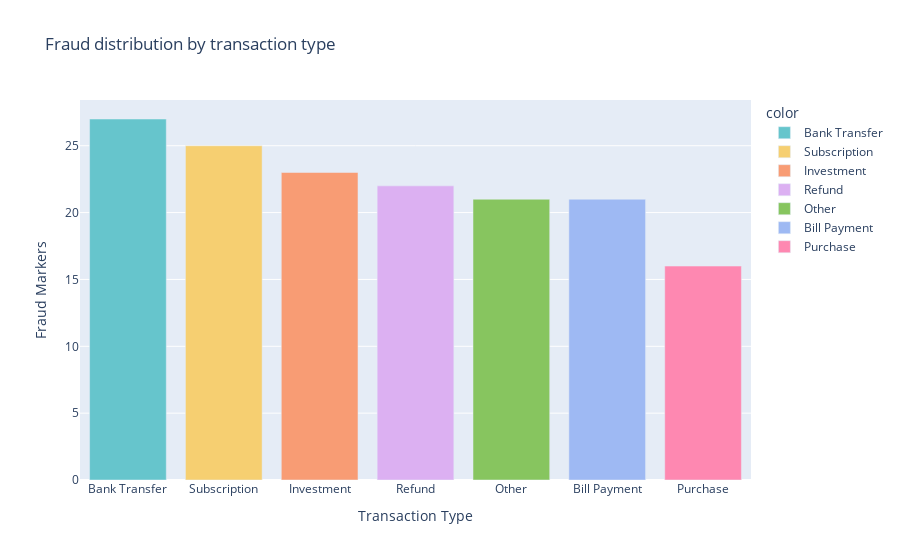
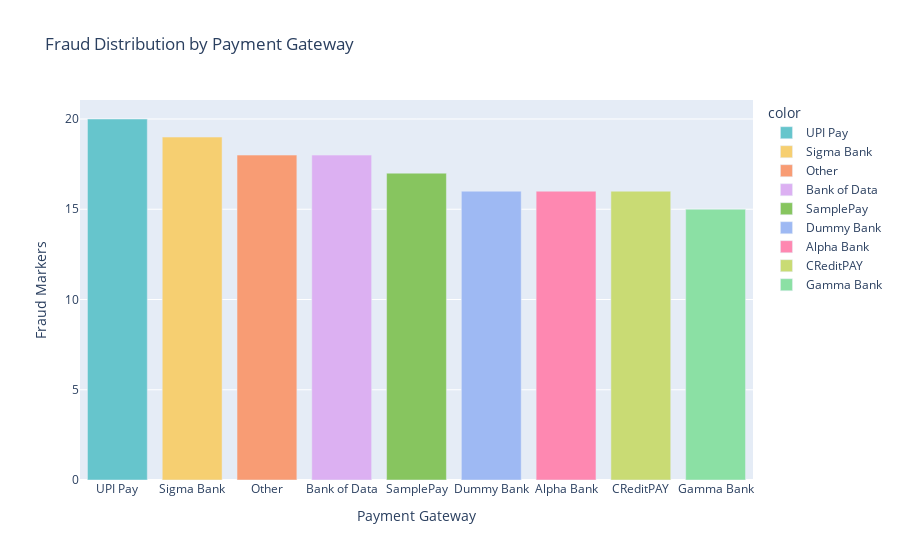
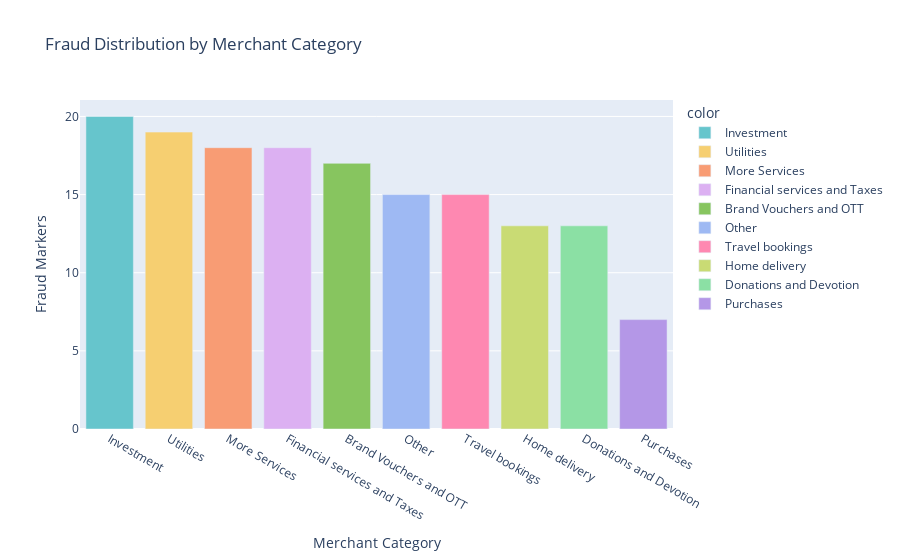
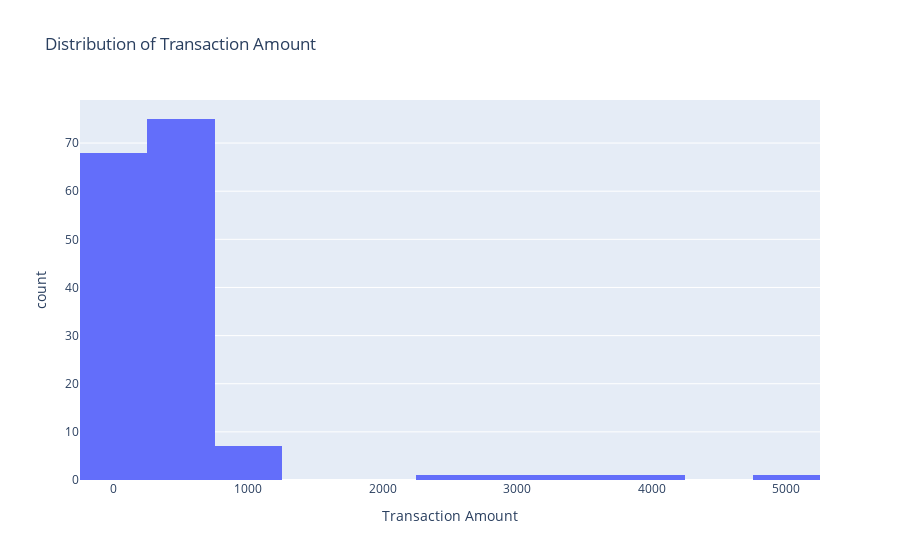

Here is the notebook cell these charts were saved with, in order:
### Code cell
import plotly.express as px

# Plot 1: Fraud distribution by transaction type
fig = px.bar(
    x=fraud['Transaction_Type'].value_counts().index,
    y=fraud['Transaction_Type'].value_counts().values,
    color=fraud['Transaction_Type'].value_counts().index,
    title="Fraud distribution by transaction type",
    labels={'x': 'Transaction Type', 'y': 'Fraud Markers'},
    color_discrete_sequence=px.colors.qualitative.Pastel
)
fig.update_layout(xaxis={'categoryorder': 'total descending'})
fig.show()

# Plot 2: Fraud distribution by payment gateway
fig = px.bar(
    x=fraud['Payment_Gateway'].value_counts().index,
    y=fraud['Payment_Gateway'].value_counts().values,
    color=fraud['Payment_Gateway'].value_counts().index,
    title="Fraud Distribution by Payment Gateway",
    labels={'x': 'Payment Gateway', 'y': 'Fraud Markers'},
    color_discrete_sequence=px.colors.qualitative.Pastel
)
fig.update_layout(xaxis={'categoryorder': 'total descending'})
fig.show()

# Plot 3: Fraud distribution by merchant category
fig = px.bar(
    x=fraud['Merchant_Category'].value_counts().index,
    y=fraud['Merchant_Category'].value_counts().values,
    color=fraud['Merchant_Category'].value_counts().index,
    title="Fraud Distribution by Merchant Category",
    labels={'x': 'Merchant Category', 'y': 'Fraud Markers'},
    color_discrete_sequence=px.colors.qualitative.Pastel
)
fig.update_layout(xaxis={'categoryorder': 'total descending'})
fig.show()

# Plot 4: Distribution of Transaction Amount
fig = px.histogram(
    fraud,
    x='amount',
    nbins=20,
    title='Distribution of Transaction Amount',
    labels={'amount': 'Transaction Amount'}
)
fig.show()

# Plot 5: Relationship between Transaction Frequency and Fraud using scatter plot
fig = px.scatter(
    fraud,
    x='Transaction_Frequency',
    y='fraud',
    title='Relationship between Transaction Frequency and Fraud',
    labels={'Transaction_Frequency': 'Transaction Frequency', 'fraud': 'Fraud Markers'},
    color='fraud',
    color_discrete_map={0: 'lightblue', 1: 'orange'}
)
fig.show()

# Plot 7: Relationship between Transaction_State and Fraud using bar plot
fig = px.bar(
    x=fraud['Transaction_State'].value_counts().index,
    y=fraud['Transaction_State'].value_counts().values,
    color=fraud['Transaction_State'].value_counts().index,
    title='Fraud Distribution by Transaction State',
    labels={'x': 'Transaction State', 'y': 'Fraud Markers'},
    color_discrete_sequence=px.colors.qualitative.Pastel
)
fig.update_layout(xaxis={'categoryorder': 'total descending'})
fig.show()

# Plot 8: Relationship between Device_OS and Fraud using bar plot
fig = px.bar(
    x=fraud['Device_OS'].value_counts().index,
    y=fraud['Device_OS'].value_counts().values,
    color=fraud['Device_OS'].value_counts().index,
    title='Fraud Distribution by Device OS',
    labels={'x': 'Device OS', 'y': 'Fraud Markers'},
    color_discrete_sequence=px.colors.qualitative.Pastel
)
fig.update_layout(xaxis={'categoryorder': 'total descending'})
fig.show()

# Plot 6: Relationship between Days Since Last Transaction and Fraud using scatter plot
fig = px.scatter(
    fraud,
    x='Days_Since_Last_Transaction',
    y='fraud',
    title='Relationship between Days Since Last Transaction and Fraud',
    labels={'Days_Since_Last_Transaction': 'Days Since Last Transaction', 'fraud': 'Fraud Markers'},
    color='fraud',
    color_discrete_map={0: 'lightblue', 1: 'orange'}
)
fig.show()

### Figure 1 — Plotly figure (JSON) as saved in the notebook; plotly's stock layout.template omitted (floating-point values rounded to 4 significant figures)
{"data": [{"alignmentgroup": "True", "hovertemplate": "color=Bank Transfer<br>Transaction Type=%{x}<br>Fraud Markers=%{y}<extra></extra>", "legendgroup": "Bank Transfer", "marker": {"color": "rgb(102, 197, 204)", "pattern": {"shape": ""}}, "name": "Bank Transfer", "offsetgroup": "Bank Transfer", "orientation": "v", "showlegend": true, "textposition": "auto", "type": "bar", "x": ["Bank Transfer"], "xaxis": "x", "y": [27], "yaxis": "y"}, {"alignmentgroup": "True", "hovertemplate": "color=Subscription<br>Transaction Type=%{x}<br>Fraud Markers=%{y}<extra></extra>", "legendgroup": "Subscription", "marker": {"color": "rgb(246, 207, 113)", "pattern": {"shape": ""}}, "name": "Subscription", "offsetgroup": "Subscription", "orientation": "v", "showlegend": true, "textposition": "auto", "type": "bar", "x": ["Subscription"], "xaxis": "x", "y": [25], "yaxis": "y"}, {"alignmentgroup": "True", "hovertemplate": "color=Investment<br>Transaction Type=%{x}<br>Fraud Markers=%{y}<extra></extra>", "legendgroup": "Investment", "marker": {"color": "rgb(248, 156, 116)", "pattern": {"shape": ""}}, "name": "Investment", "offsetgroup": "Investment", "orientation": "v", "showlegend": true, "textposition": "auto", "type": "bar", "x": ["Investment"], "xaxis": "x", "y": [23], "yaxis": "y"}, {"alignmentgroup": "True", "hovertemplate": "color=Refund<br>Transaction Type=%{x}<br>Fraud Markers=%{y}<extra></extra>", "legendgroup": "Refund", "marker": {"color": "rgb(220, 176, 242)", "pattern": {"shape": ""}}, "name": "Refund", "offsetgroup": "Refund", "orientation": "v", "showlegend": true, "textposition": "auto", "type": "bar", "x": ["Refund"], "xaxis": "x", "y": [22], "yaxis": "y"}, {"alignmentgroup": "True", "hovertemplate": "color=Other<br>Transaction Type=%{x}<br>Fraud Markers=%{y}<extra></extra>", "legendgroup": "Other", "marker": {"color": "rgb(135, 197, 95)", "pattern": {"shape": ""}}, "name": "Other", "offsetgroup": "Other", "orientation": "v", "showlegend": true, "textposition": "auto", "type": "bar", "x": ["Other"], "xaxis": "x", "y": [21], "yaxis": "y"}, {"alignmentgroup": "True", "hovertemplate": "color=Bill Payment<br>Transaction Type=%{x}<br>Fraud Markers=%{y}<extra></extra>", "legendgroup": "Bill Payment", "marker": {"color": "rgb(158, 185, 243)", "pattern": {"shape": ""}}, "name": "Bill Payment", "offsetgroup": "Bill Payment", "orientation": "v", "showlegend": true, "textposition": "auto", "type": "bar", "x": ["Bill Payment"], "xaxis": "x", "y": [21], "yaxis": "y"}, {"alignmentgroup": "True", "hovertemplate": "color=Purchase<br>Transaction Type=%{x}<br>Fraud Markers=%{y}<extra></extra>", "legendgroup": "Purchase", "marker": {"color": "rgb(254, 136, 177)", "pattern": {"shape": ""}}, "name": "Purchase", "offsetgroup": "Purchase", "orientation": "v", "showlegend": true, "textposition": "auto", "type": "bar", "x": ["Purchase"], "xaxis": "x", "y": [16], "yaxis": "y"}], "layout": {"autosize": true, "barmode": "relative", "legend": {"title": {"text": "color"}, "tracegroupgap": 0}, "title": {"text": "Fraud distribution by transaction type"}, "xaxis": {"anchor": "y", "autorange": true, "categoryorder": "total descending", "domain": [0, 1], "range": [-0.5, 6.5], "title": {"text": "Transaction Type"}, "type": "category"}, "yaxis": {"anchor": "x", "autorange": true, "domain": [0, 1], "range": [0, 28.42], "title": {"text": "Fraud Markers"}, "type": "linear"}}}

### Figure 2 — Plotly figure (JSON) as saved in the notebook; plotly's stock layout.template omitted (floating-point values rounded to 4 significant figures)
{"data": [{"alignmentgroup": "True", "hovertemplate": "color=UPI Pay<br>Payment Gateway=%{x}<br>Fraud Markers=%{y}<extra></extra>", "legendgroup": "UPI Pay", "marker": {"color": "rgb(102, 197, 204)", "pattern": {"shape": ""}}, "name": "UPI Pay", "offsetgroup": "UPI Pay", "orientation": "v", "showlegend": true, "textposition": "auto", "type": "bar", "x": ["UPI Pay"], "xaxis": "x", "y": [20], "yaxis": "y"}, {"alignmentgroup": "True", "hovertemplate": "color=Sigma Bank<br>Payment Gateway=%{x}<br>Fraud Markers=%{y}<extra></extra>", "legendgroup": "Sigma Bank", "marker": {"color": "rgb(246, 207, 113)", "pattern": {"shape": ""}}, "name": "Sigma Bank", "offsetgroup": "Sigma Bank", "orientation": "v", "showlegend": true, "textposition": "auto", "type": "bar", "x": ["Sigma Bank"], "xaxis": "x", "y": [19], "yaxis": "y"}, {"alignmentgroup": "True", "hovertemplate": "color=Other<br>Payment Gateway=%{x}<br>Fraud Markers=%{y}<extra></extra>", "legendgroup": "Other", "marker": {"color": "rgb(248, 156, 116)", "pattern": {"shape": ""}}, "name": "Other", "offsetgroup": "Other", "orientation": "v", "showlegend": true, "textposition": "auto", "type": "bar", "x": ["Other"], "xaxis": "x", "y": [18], "yaxis": "y"}, {"alignmentgroup": "True", "hovertemplate": "color=Bank of Data<br>Payment Gateway=%{x}<br>Fraud Markers=%{y}<extra></extra>", "legendgroup": "Bank of Data", "marker": {"color": "rgb(220, 176, 242)", "pattern": {"shape": ""}}, "name": "Bank of Data", "offsetgroup": "Bank of Data", "orientation": "v", "showlegend": true, "textposition": "auto", "type": "bar", "x": ["Bank of Data"], "xaxis": "x", "y": [18], "yaxis": "y"}, {"alignmentgroup": "True", "hovertemplate": "color=SamplePay<br>Payment Gateway=%{x}<br>Fraud Markers=%{y}<extra></extra>", "legendgroup": "SamplePay", "marker": {"color": "rgb(135, 197, 95)", "pattern": {"shape": ""}}, "name": "SamplePay", "offsetgroup": "SamplePay", "orientation": "v", "showlegend": true, "textposition": "auto", "type": "bar", "x": ["SamplePay"], "xaxis": "x", "y": [17], "yaxis": "y"}, {"alignmentgroup": "True", "hovertemplate": "color=Dummy Bank<br>Payment Gateway=%{x}<br>Fraud Markers=%{y}<extra></extra>", "legendgroup": "Dummy Bank", "marker": {"color": "rgb(158, 185, 243)", "pattern": {"shape": ""}}, "name": "Dummy Bank", "offsetgroup": "Dummy Bank", "orientation": "v", "showlegend": true, "textposition": "auto", "type": "bar", "x": ["Dummy Bank"], "xaxis": "x", "y": [16], "yaxis": "y"}, {"alignmentgroup": "True", "hovertemplate": "color=Alpha Bank<br>Payment Gateway=%{x}<br>Fraud Markers=%{y}<extra></extra>", "legendgroup": "Alpha Bank", "marker": {"color": "rgb(254, 136, 177)", "pattern": {"shape": ""}}, "name": "Alpha Bank", "offsetgroup": "Alpha Bank", "orientation": "v", "showlegend": true, "textposition": "auto", "type": "bar", "x": ["Alpha Bank"], "xaxis": "x", "y": [16], "yaxis": "y"}, {"alignmentgroup": "True", "hovertemplate": "color=CReditPAY<br>Payment Gateway=%{x}<br>Fraud Markers=%{y}<extra></extra>", "legendgroup": "CReditPAY", "marker": {"color": "rgb(201, 219, 116)", "pattern": {"shape": ""}}, "name": "CReditPAY", "offsetgroup": "CReditPAY", "orientation": "v", "showlegend": true, "textposition": "auto", "type": "bar", "x": ["CReditPAY"], "xaxis": "x", "y": [16], "yaxis": "y"}, {"alignmentgroup": "True", "hovertemplate": "color=Gamma Bank<br>Payment Gateway=%{x}<br>Fraud Markers=%{y}<extra></extra>", "legendgroup": "Gamma Bank", "marker": {"color": "rgb(139, 224, 164)", "pattern": {"shape": ""}}, "name": "Gamma Bank", "offsetgroup": "Gamma Bank", "orientation": "v", "showlegend": true, "textposition": "auto", "type": "bar", "x": ["Gamma Bank"], "xaxis": "x", "y": [15], "yaxis": "y"}], "layout": {"autosize": true, "barmode": "relative", "legend": {"title": {"text": "color"}, "tracegroupgap": 0}, "title": {"text": "Fraud Distribution by Payment Gateway"}, "xaxis": {"anchor": "y", "autorange": true, "categoryorder": "total descending", "domain": [0, 1], "range": [-0.5, 8.5], "title": {"text": "Payment Gateway"}, "type": "category"}, "yaxis": {"anchor": "x", "autorange": true, "domain": [0, 1], "range": [0, 21.05], "title": {"text": "Fraud Markers"}, "type": "linear"}}}

### Figure 3 — Plotly figure (JSON) as saved in the notebook; plotly's stock layout.template omitted (floating-point values rounded to 4 significant figures)
{"data": [{"alignmentgroup": "True", "hovertemplate": "color=Investment<br>Merchant Category=%{x}<br>Fraud Markers=%{y}<extra></extra>", "legendgroup": "Investment", "marker": {"color": "rgb(102, 197, 204)", "pattern": {"shape": ""}}, "name": "Investment", "offsetgroup": "Investment", "orientation": "v", "showlegend": true, "textposition": "auto", "type": "bar", "x": ["Investment"], "xaxis": "x", "y": [20], "yaxis": "y"}, {"alignmentgroup": "True", "hovertemplate": "color=Utilities<br>Merchant Category=%{x}<br>Fraud Markers=%{y}<extra></extra>", "legendgroup": "Utilities", "marker": {"color": "rgb(246, 207, 113)", "pattern": {"shape": ""}}, "name": "Utilities", "offsetgroup": "Utilities", "orientation": "v", "showlegend": true, "textposition": "auto", "type": "bar", "x": ["Utilities"], "xaxis": "x", "y": [19], "yaxis": "y"}, {"alignmentgroup": "True", "hovertemplate": "color=More Services<br>Merchant Category=%{x}<br>Fraud Markers=%{y}<extra></extra>", "legendgroup": "More Services", "marker": {"color": "rgb(248, 156, 116)", "pattern": {"shape": ""}}, "name": "More Services", "offsetgroup": "More Services", "orientation": "v", "showlegend": true, "textposition": "auto", "type": "bar", "x": ["More Services"], "xaxis": "x", "y": [18], "yaxis": "y"}, {"alignmentgroup": "True", "hovertemplate": "color=Financial services and Taxes<br>Merchant Category=%{x}<br>Fraud Markers=%{y}<extra></extra>", "legendgroup": "Financial services and Taxes", "marker": {"color": "rgb(220, 176, 242)", "pattern": {"shape": ""}}, "name": "Financial services and Taxes", "offsetgroup": "Financial services and Taxes", "orientation": "v", "showlegend": true, "textposition": "auto", "type": "bar", "x": ["Financial services and Taxes"], "xaxis": "x", "y": [18], "yaxis": "y"}, {"alignmentgroup": "True", "hovertemplate": "color=Brand Vouchers and OTT<br>Merchant Category=%{x}<br>Fraud Markers=%{y}<extra></extra>", "legendgroup": "Brand Vouchers and OTT", "marker": {"color": "rgb(135, 197, 95)", "pattern": {"shape": ""}}, "name": "Brand Vouchers and OTT", "offsetgroup": "Brand Vouchers and OTT", "orientation": "v", "showlegend": true, "textposition": "auto", "type": "bar", "x": ["Brand Vouchers and OTT"], "xaxis": "x", "y": [17], "yaxis": "y"}, {"alignmentgroup": "True", "hovertemplate": "color=Other<br>Merchant Category=%{x}<br>Fraud Markers=%{y}<extra></extra>", "legendgroup": "Other", "marker": {"color": "rgb(158, 185, 243)", "pattern": {"shape": ""}}, "name": "Other", "offsetgroup": "Other", "orientation": "v", "showlegend": true, "textposition": "auto", "type": "bar", "x": ["Other"], "xaxis": "x", "y": [15], "yaxis": "y"}, {"alignmentgroup": "True", "hovertemplate": "color=Travel bookings<br>Merchant Category=%{x}<br>Fraud Markers=%{y}<extra></extra>", "legendgroup": "Travel bookings", "marker": {"color": "rgb(254, 136, 177)", "pattern": {"shape": ""}}, "name": "Travel bookings", "offsetgroup": "Travel bookings", "orientation": "v", "showlegend": true, "textposition": "auto", "type": "bar", "x": ["Travel bookings"], "xaxis": "x", "y": [15], "yaxis": "y"}, {"alignmentgroup": "True", "hovertemplate": "color=Home delivery<br>Merchant Category=%{x}<br>Fraud Markers=%{y}<extra></extra>", "legendgroup": "Home delivery", "marker": {"color": "rgb(201, 219, 116)", "pattern": {"shape": ""}}, "name": "Home delivery", "offsetgroup": "Home delivery", "orientation": "v", "showlegend": true, "textposition": "auto", "type": "bar", "x": ["Home delivery"], "xaxis": "x", "y": [13], "yaxis": "y"}, {"alignmentgroup": "True", "hovertemplate": "color=Donations and Devotion<br>Merchant Category=%{x}<br>Fraud Markers=%{y}<extra></extra>", "legendgroup": "Donations and Devotion", "marker": {"color": "rgb(139, 224, 164)", "pattern": {"shape": ""}}, "name": "Donations and Devotion", "offsetgroup": "Donations and Devotion", "orientation": "v", "showlegend": true, "textposition": "auto", "type": "bar", "x": ["Donations and Devotion"], "xaxis": "x", "y": [13], "yaxis": "y"}, {"alignmentgroup": "True", "hovertemplate": "color=Purchases<br>Merchant Category=%{x}<br>Fraud Markers=%{y}<extra></extra>", "legendgroup": "Purchases", "marker": {"color": "rgb(180, 151, 231)", "pattern": {"shape": ""}}, "name": "Purchases", "offsetgroup": "Purchases", "orientation": "v", "showlegend": true, "textposition": "auto", "type": "bar", "x": ["Purchases"], "xaxis": "x", "y": [7], "yaxis": "y"}], "layout": {"autosize": true, "barmode": "relative", "legend": {"title": {"text": "color"}, "tracegroupgap": 0}, "title": {"text": "Fraud Distribution by Merchant Category"}, "xaxis": {"anchor": "y", "autorange": true, "categoryorder": "total descending", "domain": [0, 1], "range": [-0.5, 9.5], "title": {"text": "Merchant Category"}, "type": "category"}, "yaxis": {"anchor": "x", "autorange": true, "domain": [0, 1], "range": [0, 21.05], "title": {"text": "Fraud Markers"}, "type": "linear"}}}

### Figure 4 — Plotly figure (JSON) as saved in the notebook; plotly's stock layout.template omitted (floating-point values rounded to 4 significant figures; data arrays with more than 128 entries replaced by an {"elided": "..."} marker saying what was removed)
{"data": [{"alignmentgroup": "True", "bingroup": "x", "hovertemplate": "Transaction Amount=%{x}<br>count=%{y}<extra></extra>", "legendgroup": "", "marker": {"color": "#636efa", "pattern": {"shape": ""}}, "name": "", "nbinsx": 20, "offsetgroup": "", "orientation": "v", "showlegend": false, "type": "histogram", "x": {"elided": "155 float values"}, "xaxis": "x", "yaxis": "y"}], "layout": {"autosize": true, "barmode": "relative", "legend": {"tracegroupgap": 0}, "title": {"text": "Distribution of Transaction Amount"}, "xaxis": {"anchor": "y", "autorange": true, "domain": [0, 1], "range": [-250, 5250], "title": {"text": "Transaction Amount"}, "type": "linear"}, "yaxis": {"anchor": "x", "autorange": true, "domain": [0, 1], "range": [0, 78.95], "title": {"text": "count"}}}}
